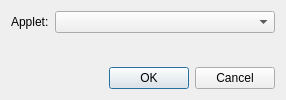
<?xml version="1.0" encoding="UTF-8"?>
<ui version="4.0">
 <class>DialogAppletOptions</class>
 <widget class="QDialog" name="DialogAppletOptions">
  <property name="geometry">
   <rect>
    <x>0</x>
    <y>0</y>
    <width>286</width>
    <height>100</height>
   </rect>
  </property>
  <property name="windowTitle">
   <string>Options</string>
  </property>
  <layout class="QVBoxLayout" name="verticalLayout_2">
   <item>
    <layout class="QVBoxLayout" name="verticalLayout">
     <item>
      <layout class="QFormLayout" name="formLayout">
       <item row="0" column="0">
        <widget class="QLabel" name="label_applet">
         <property name="text">
          <string>Applet:</string>
         </property>
        </widget>
       </item>
       <item row="0" column="1">
        <widget class="QComboBox" name="applet"/>
       </item>
      </layout>
     </item>
     <item>
      <widget class="QDialogButtonBox" name="buttonBox">
       <property name="orientation">
        <enum>Qt::Horizontal</enum>
       </property>
       <property name="standardButtons">
        <set>QDialogButtonBox::Cancel|QDialogButtonBox::Ok</set>
       </property>
      </widget>
     </item>
    </layout>
   </item>
  </layout>
 </widget>
 <tabstops>
  <tabstop>applet</tabstop>
  <tabstop>buttonBox</tabstop>
 </tabstops>
 <resources/>
 <connections>
  <connection>
   <sender>buttonBox</sender>
   <signal>accepted()</signal>
   <receiver>DialogAppletOptions</receiver>
   <slot>accept()</slot>
   <hints>
    <hint type="sourcelabel">
     <x>248</x>
     <y>254</y>
    </hint>
    <hint type="destinationlabel">
     <x>157</x>
     <y>274</y>
    </hint>
   </hints>
  </connection>
  <connection>
   <sender>buttonBox</sender>
   <signal>rejected()</signal>
   <receiver>DialogAppletOptions</receiver>
   <slot>reject()</slot>
   <hints>
    <hint type="sourcelabel">
     <x>316</x>
     <y>260</y>
    </hint>
    <hint type="destinationlabel">
     <x>286</x>
     <y>274</y>
    </hint>
   </hints>
  </connection>
 </connections>
</ui>
